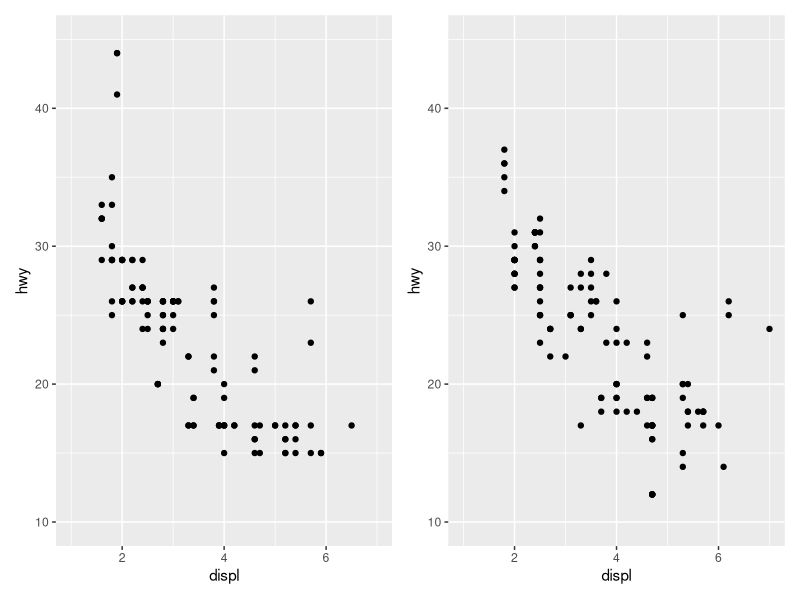
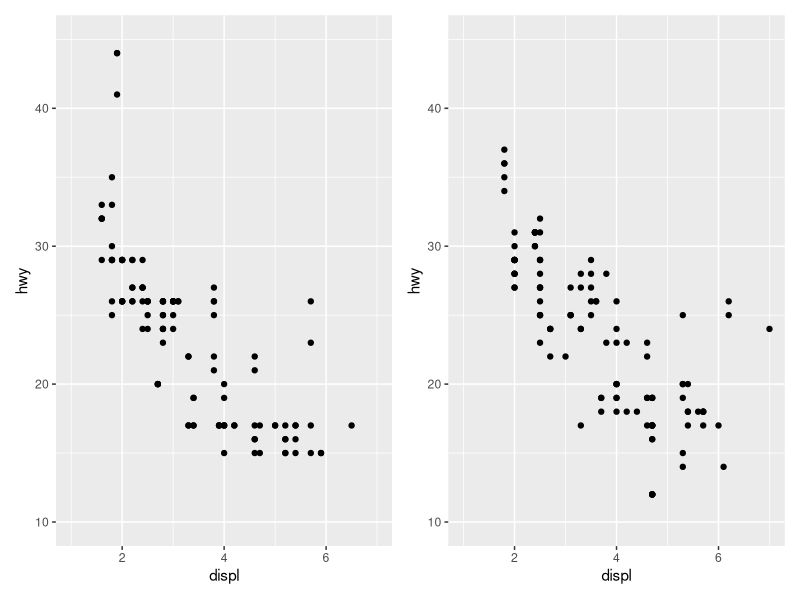
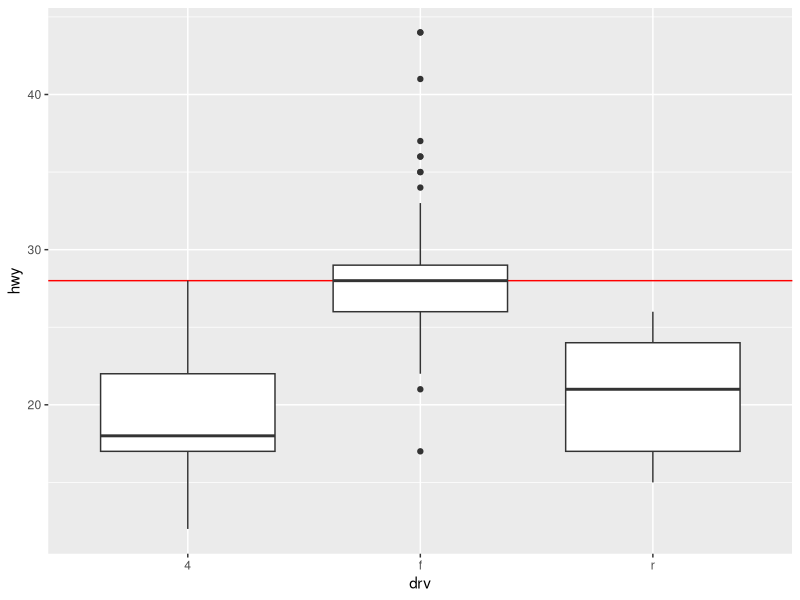
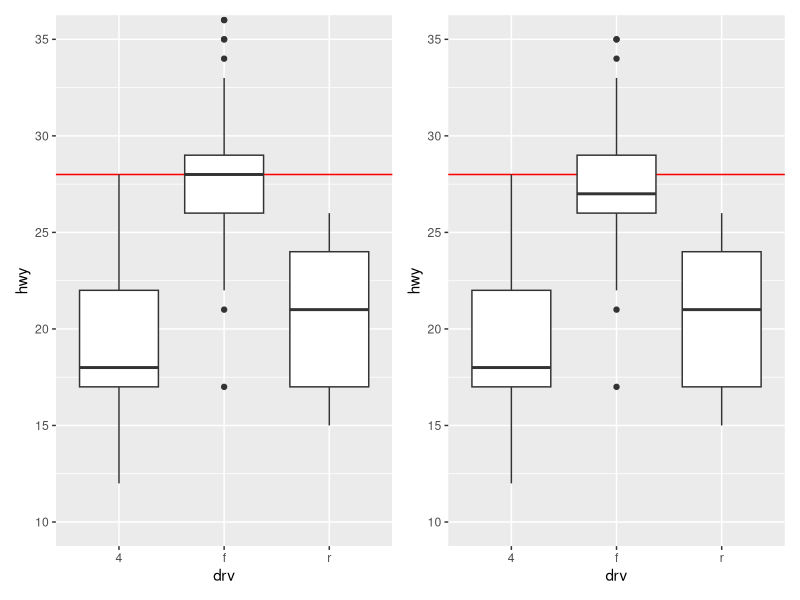
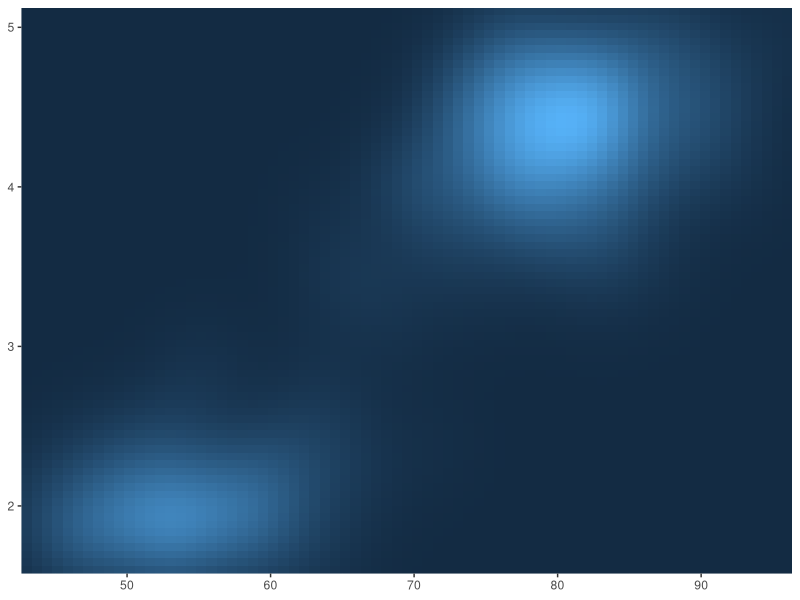
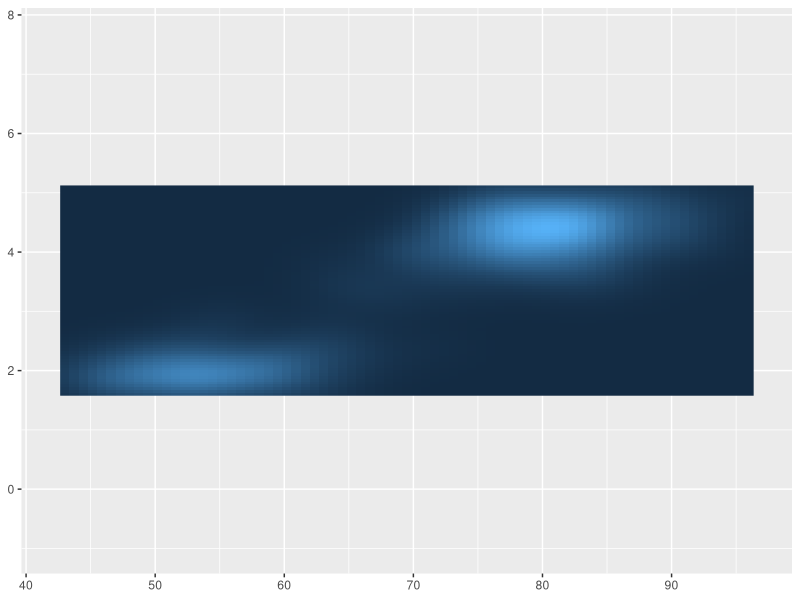
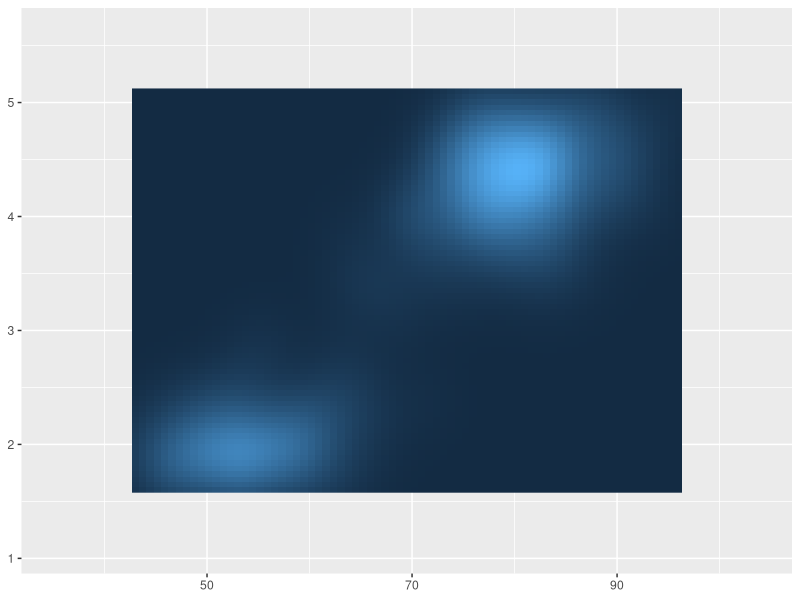
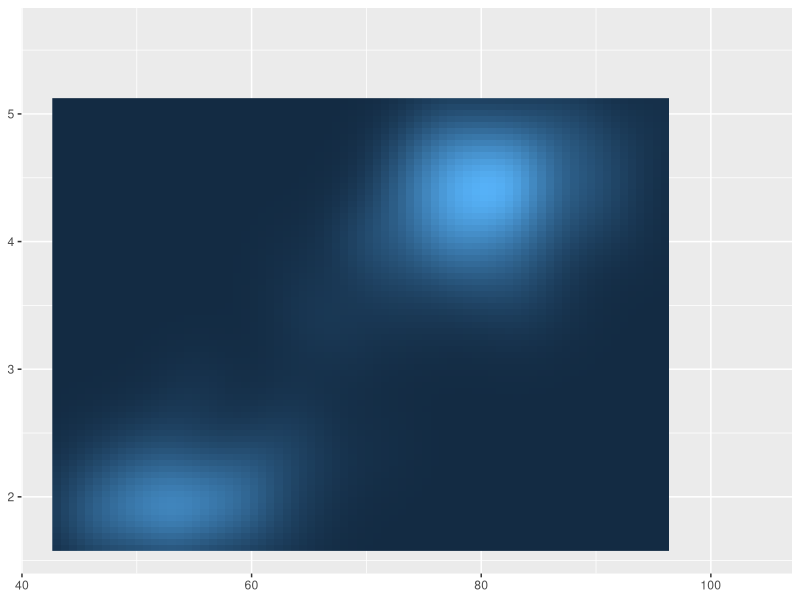

The R script that drew these images, in order:
## ---- chunk 1
library(ggplot2)
library(dplyr)

# Two subsets of mpg that will have different natural axis ranges
mpg_99 <- mpg |> filter(year == 1999)
mpg_08 <- mpg |> filter(year == 2008)

base_99 <- ggplot(mpg_99, aes(displ, hwy)) + geom_point()
base_08 <- ggplot(mpg_08, aes(displ, hwy)) + geom_point()
## ---- chunk 2
library(patchwork)
p99 <- base_99 +
  scale_x_continuous(limits = c(1, 7)) +
  scale_y_continuous(limits = c(10, 45))
p08 <- base_08 +
  scale_x_continuous(limits = c(1, 7)) +
  scale_y_continuous(limits = c(10, 45))
p99 | p08
## ---- chunk 3
p99b <- base_99 + lims(x = c(1, 7), y = c(10, 45))
p08b <- base_08 + lims(x = c(1, 7), y = c(10, 45))
p99b | p08b
## ---- chunk 4
base <- ggplot(mpg, aes(drv, hwy)) +
  geom_hline(yintercept = 28, colour = "red") +
  geom_boxplot()
base
## ---- chunk 5
# Correct: zoom without dropping data
p_zoom <- base + coord_cartesian(ylim = c(10, 35))

# Incorrect: drops data before stat computation
p_lim  <- base + ylim(10, 35)   # Warning: rows removed

p_zoom | p_lim
## ---- chunk 6
base_raster <- ggplot(faithfuld, aes(waiting, eruptions)) +
  geom_raster(aes(fill = density)) +
  theme(legend.position = "none") +
  labs(x = NULL, y = NULL)

# Remove all padding (useful for raster/image plots)
base_raster +
  scale_x_continuous(expand = expansion(0)) +
  scale_y_continuous(expand = expansion(0))
## ---- chunk 7
base_raster +
  scale_x_continuous(expand = expansion(add = 3)) +
  scale_y_continuous(expand = expansion(add = 3))
## ---- chunk 8
# 20% multiplicative padding on all sides
base_raster +
  scale_x_continuous(expand = expansion(mult = .2)) +
  scale_y_continuous(expand = expansion(mult = .2))
## ---- chunk 9
# Asymmetric: 5% at the low end, 20% at the high end
base_raster +
  scale_x_continuous(expand = expansion(mult = c(.05, .2))) +
  scale_y_continuous(expand = c(.05, 0, .2, 0))
## ---- chunk 10
# Toy dataset used throughout this section
toy <- data.frame(
  const = 1,
  up    = 1:4,
  txt   = letters[1:4],
  big   = (1:4) * 1000,
  log   = c(2, 5, 10, 2000)
)

base <- ggplot(toy, aes(big, const)) +
  geom_point() +
  labs(x = NULL, y = NULL) +
  scale_y_continuous(breaks = NULL)   # suppresses y-axis ticks
base
## ---- chunk 11
p1 <- base + scale_x_continuous(breaks = c(1000, 2000, 4000))
p2 <- base + scale_x_continuous(breaks = c(1000, 1500, 2000, 4000))
p1 / p2
## ---- chunk 12
p_def <- base
p_ext <- base + scale_x_continuous(breaks = scales::breaks_extended())
p_few <- base + scale_x_continuous(breaks = scales::breaks_extended(n = 2))
p_def | p_ext | p_few
## ---- chunk 13
p_w1 <- base + scale_x_continuous(breaks = scales::breaks_width(800))
p_w2 <- base + scale_x_continuous(breaks = scales::breaks_width(800, offset =  200))
p_w3 <- base + scale_x_continuous(breaks = scales::breaks_width(800, offset = -200))
p_w1 | p_w2 | p_w3
## ---- chunk 14
# Build a dense set of minor break positions across several decades
mb <- unique(as.numeric(1:10 %o% 10^(0:3)))

base_log <- ggplot(toy, aes(log, const)) +
  geom_point() +
  labs(x = NULL, y = NULL) +
  scale_y_continuous(breaks = NULL)

p_no_mb <- base_log + scale_x_log10()
p_mb    <- base_log + scale_x_log10(minor_breaks = mb)
p_no_mb | p_mb
## ---- chunk 15
base_lbl <- ggplot(toy, aes(big, const)) +
  geom_point() +
  labs(x = NULL, y = NULL) +
  scale_y_continuous(breaks = NULL)

p_default <- base_lbl
p_custom  <- base_lbl +
  scale_x_continuous(breaks = c(2000, 4000), labels = c("2k", "4k"))
p_default | p_custom
## ---- chunk 16
base_lbl2 <- ggplot(toy, aes(big, const)) +
  geom_point() +
  labs(x = NULL, y = NULL) +
  scale_x_continuous(breaks = NULL)

p_pct <- base_lbl2 + scale_y_continuous(labels = scales::label_percent())
p_eur <- base_lbl2 + scale_y_continuous(
  labels = scales::label_dollar(prefix = "", suffix = "€")
)
p_pct | p_eur
## ---- chunk 17
p_brk_null <- base_lbl2 + scale_y_continuous(breaks = NULL)
p_lbl_null <- base_lbl2 + scale_y_continuous(labels = NULL)
p_brk_null | p_lbl_null
## ---- chunk 18
base_trans <- ggplot(mpg, aes(displ, hwy)) + geom_point()
p_rev_x <- base_trans + scale_x_reverse()
p_rev_y <- base_trans + scale_y_reverse()
base_trans | p_rev_x | p_rev_y
## ---- chunk 19
p_recip <- ggplot(mpg, aes(displ, hwy)) +
  geom_point() +
  scale_y_continuous(trans = "reciprocal")

p_log <- ggplot(diamonds, aes(price, carat)) +
  geom_bin2d() +
  scale_x_continuous(trans = "log10") +
  scale_y_continuous(trans = "log10")

p_recip | p_log
## ---- chunk 20
# Using the name string
a <- ggplot(mpg, aes(displ, hwy)) +
  geom_point() +
  scale_y_continuous(trans = "reciprocal")

# Using the transformer object
b <- ggplot(mpg, aes(displ, hwy)) +
  geom_point() +
  scale_y_continuous(trans = scales::reciprocal_trans())

a | b
## ---- chunk 21
# Via convenience wrapper
a <- ggplot(diamonds, aes(price, carat)) +
  geom_bin2d() +
  scale_x_log10() +
  scale_y_log10()

# Via the trans argument
b <- ggplot(diamonds, aes(price, carat)) +
  geom_bin2d() +
  scale_x_continuous(trans = "log10") +
  scale_y_continuous(trans = "log10")

a | b
## ---- chunk 22
# Axes labelled on the *transformed* (log10) scale
p_data <- ggplot(mpg, aes(log10(displ), hwy)) + geom_point() +
  ggtitle("log10(displ) in aes()")

# Axes labelled on the *original* data scale
p_scale <- ggplot(mpg, aes(displ, hwy)) + geom_point() +
  scale_x_log10() +
  ggtitle("scale_x_log10()")

p_data | p_scale
## ---- chunk 23
date_base <- ggplot(economics, aes(date, psavert)) +
  geom_line(na.rm = TRUE) +
  labs(x = NULL, y = NULL)

p_auto <- date_base
p_15yr <- date_base + scale_x_date(date_breaks = "15 years")
p_auto / p_15yr
## ---- chunk 24
df <- data.frame(y = as.Date(c("2022-01-01", "2022-04-01")))
base_d <- ggplot(df, aes(y = y)) +
  labs(y = NULL) +
  theme_minimal() +
  theme(
    panel.grid.major = element_line(colour = "black"),
    panel.grid.minor = element_line(colour = "grey50")
  )

p_maj <- base_d + scale_y_date(date_breaks = "1 month")
p_min <- base_d + scale_y_date(
  date_breaks = "1 month",
  date_minor_breaks = "1 week"
)
p_maj | p_min
## ---- chunk 25
base_econ <- ggplot(economics, aes(date, psavert)) +
  geom_line(na.rm = TRUE) +
  labs(x = NULL, y = NULL)

p_4digit <- base_econ + scale_x_date(date_breaks = "5 years")
p_2digit <- base_econ + scale_x_date(date_breaks = "5 years", date_labels = "%y")
p_4digit / p_2digit
## ---- chunk 26
lim <- as.Date(c("2004-01-01", "2005-01-01"))

p_compact  <- base_econ + scale_x_date(limits = lim, date_labels = "%b %y")
p_stacked  <- base_econ + scale_x_date(limits = lim, date_labels = "%B\n%Y")
p_compact | p_stacked
## ---- chunk 27
lim <- as.Date(c("2004-01-01", "2005-01-01"))
base_econ +
  scale_x_date(
    limits = lim,
    labels = scales::label_date_short()
  )
## ---- chunk 28
# Explicit integer mapping exposed via annotation
ggplot(mpg, aes(x = hwy, y = class)) +
  geom_point() +
  annotate("text", x = 5, y = 1:7, label = 1:7)
## ---- chunk 29
ggplot(mpg, aes(x = hwy, y = class)) +
  geom_jitter(width = 0, height = .25) +
  annotate("text", x = 5, y = 1:7, label = 1:7)
## ---- chunk 30
base_disc <- ggplot(toy, aes(const, txt)) +
  geom_label(aes(label = txt)) +
  scale_x_continuous(breaks = NULL) +
  labs(x = NULL, y = NULL)

p_extra  <- base_disc + scale_y_discrete(limits = c("a", "b", "c", "d", "e"))
p_reord  <- base_disc + scale_y_discrete(limits = c("d", "c", "a", "b"))
base_disc | p_extra | p_reord
## ---- chunk 31
p_sel_brk <- base_disc + scale_y_discrete(breaks = c("b", "c"))
p_ren_lbl <- base_disc + scale_y_discrete(labels = c(c = "carrot", b = "banana"))
p_sel_brk | p_ren_lbl
## ---- chunk 32
base_cat <- ggplot(mpg, aes(manufacturer, hwy)) + geom_boxplot()
base_cat
## ---- chunk 33
p_dodge  <- base_cat + guides(x = guide_axis(n.dodge = 3))
p_rotate <- base_cat + guides(x = guide_axis(angle = 90))
p_dodge / p_rotate
## ---- chunk 34
# Equivalent long form
a <- base_cat + scale_x_discrete(guide = guide_axis(n.dodge = 3))
b <- base_cat + scale_x_discrete(guide = guide_axis(angle = 90))
a | b
## ---- chunk 35
p_hist <- ggplot(mpg, aes(hwy)) + geom_histogram(bins = 8)
p_bin  <- ggplot(mpg, aes(hwy)) + geom_bar()  + scale_x_binned()
p_hist | p_bin
## ---- chunk 36
ggplot(mpg, aes(displ, hwy)) + geom_count()
## ---- chunk 37
ggplot(mpg, aes(displ, hwy)) +
  geom_count() +
  scale_x_binned(n.breaks = 15) +
  scale_y_binned(n.breaks = 15)
